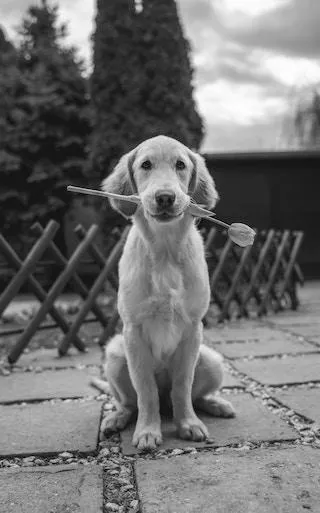
#> input picture Images/Min_Filter.webp, 320 x 513 px, found by its file name
$ jupyter execute Min_Filter.ipynb
#> lines starting #> are read from the running program, lines starting #| are printed output that depends on the picture
[cell 1]
#sarinakasaiyan
import cv2
import numpy as np
import matplotlib.pyplot as plt
# Read the image
image = cv2.imread('/content/Min_Filter.webp')
#> image is the input picture: shape (513, 320, 3); mean B, G, R 112.2, 112.2, 112.2
# Conver RGB image to grayscale
gray_image = cv2.cvtColor(image, cv2.COLOR_BGR2RGB)
# Applying salt noise to the original image
noisy_image = np.copy(gray_image)
noise = np.random.rand(*gray_image.shape)
noisy_image[noise > 1 - 0.5/2] = 255
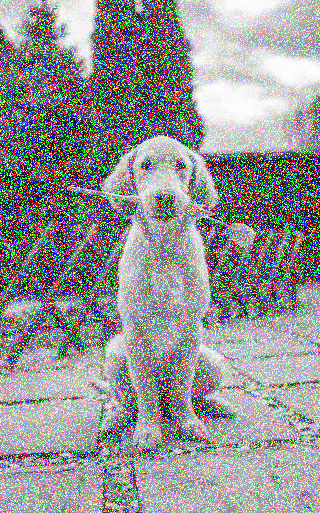
#> noisy_image: shape (513, 320, 3); mean R, G, B 147.7, 148, 148.2
# Apply min filter to the noisy image
filtered_image = cv2.erode(noisy_image, np.ones((3, 3)), iterations=1)
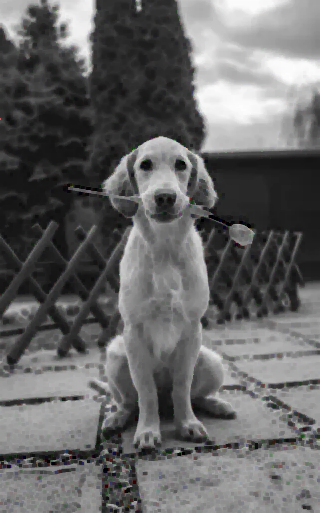
#> filtered_image: shape (513, 320, 3); mean R, G, B 101.6, 101.6, 101.6
# Display images
plt.figure('figsize=(15, 8)')
plt.subplot(1, 3, 1)
plt.imshow(cv2.cvtColor(image, cv2.COLOR_BGR2RGB))
plt.title('Original Image')
plt.axis('off')
plt.subplot(1, 3, 2)
plt.imshow(noisy_image, cmap='gray')
plt.title('Noisy Image')
plt.axis('off')
plt.subplot(1, 3, 3)
plt.imshow(filtered_image, cmap='gray')
plt.title('Filtered Image')
plt.axis('off')
plt.show()
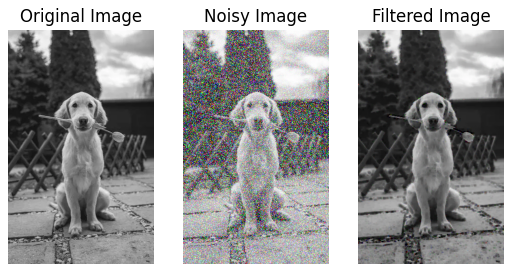
#> figure drawn by matplotlib, 3 panels

$ run again, with Images/Add_Laplacian_To_Original_Image.jpg.webp copied over Images/Min_Filter.webp
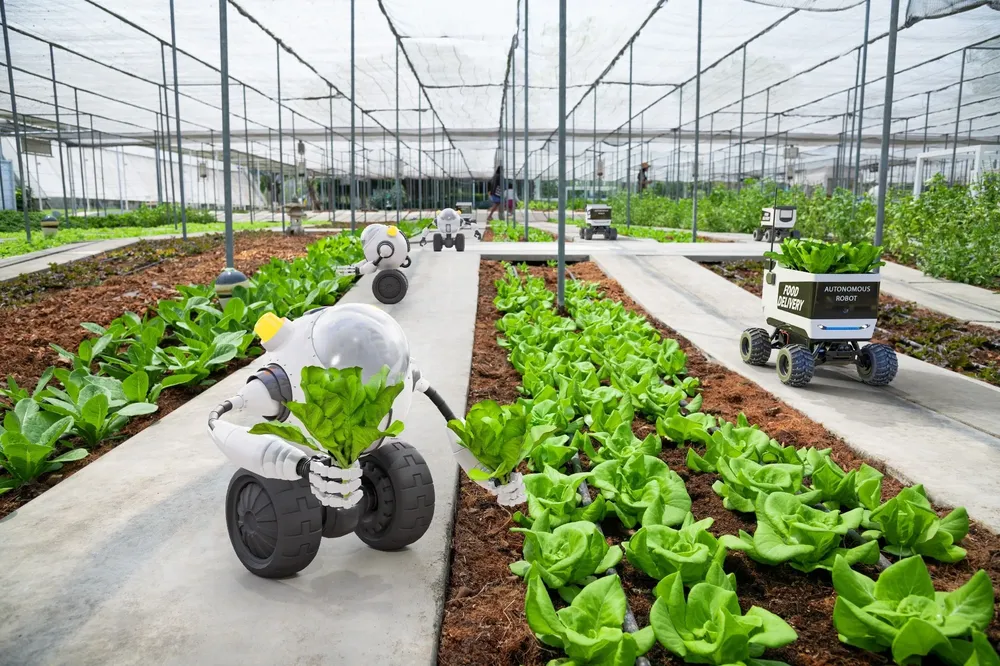
#> input picture Images/Add_Laplacian_To_Original_Image.jpg.webp, 1000 x 666 px, shrunk from 2000 x 1333 before the run, found by its file name
#> image is the input picture: shape (666, 1000, 3); mean B, G, R 129.3, 161.3, 149.7
#> `noisy_image[noise > 1 - 0.5/2] = 255`:
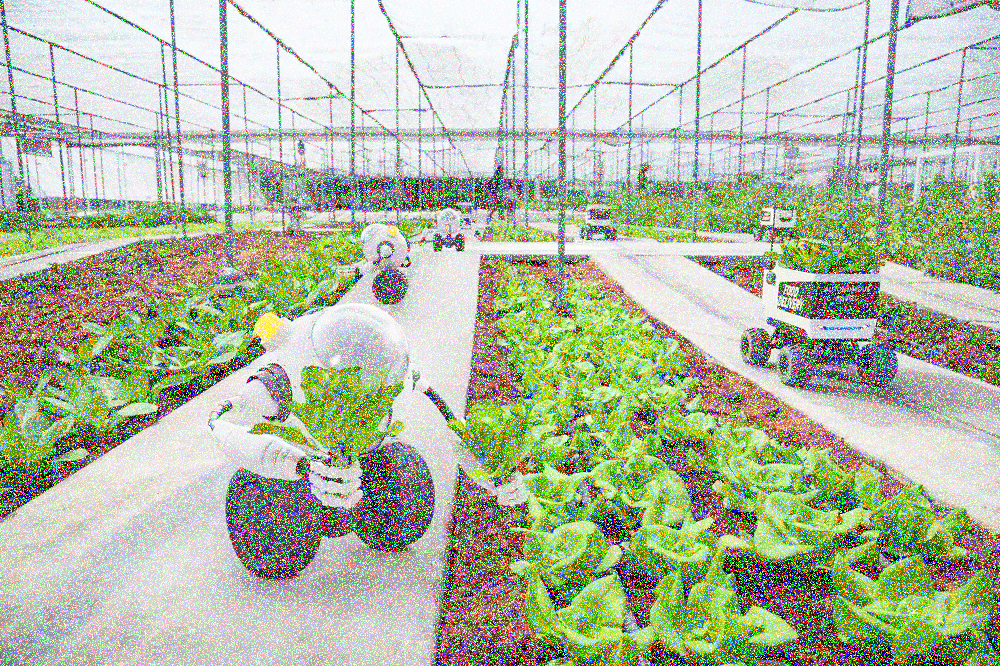
#> noisy_image: shape (666, 1000, 3); mean R, G, B 176.1, 184.7, 160.8
#> `plt.show()`:
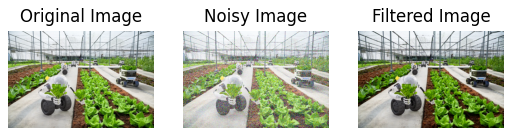
#> figure drawn by matplotlib, 3 panels

$ run again, with Images/Ideal_High_Pass_Filter.webp copied over Images/Min_Filter.webp
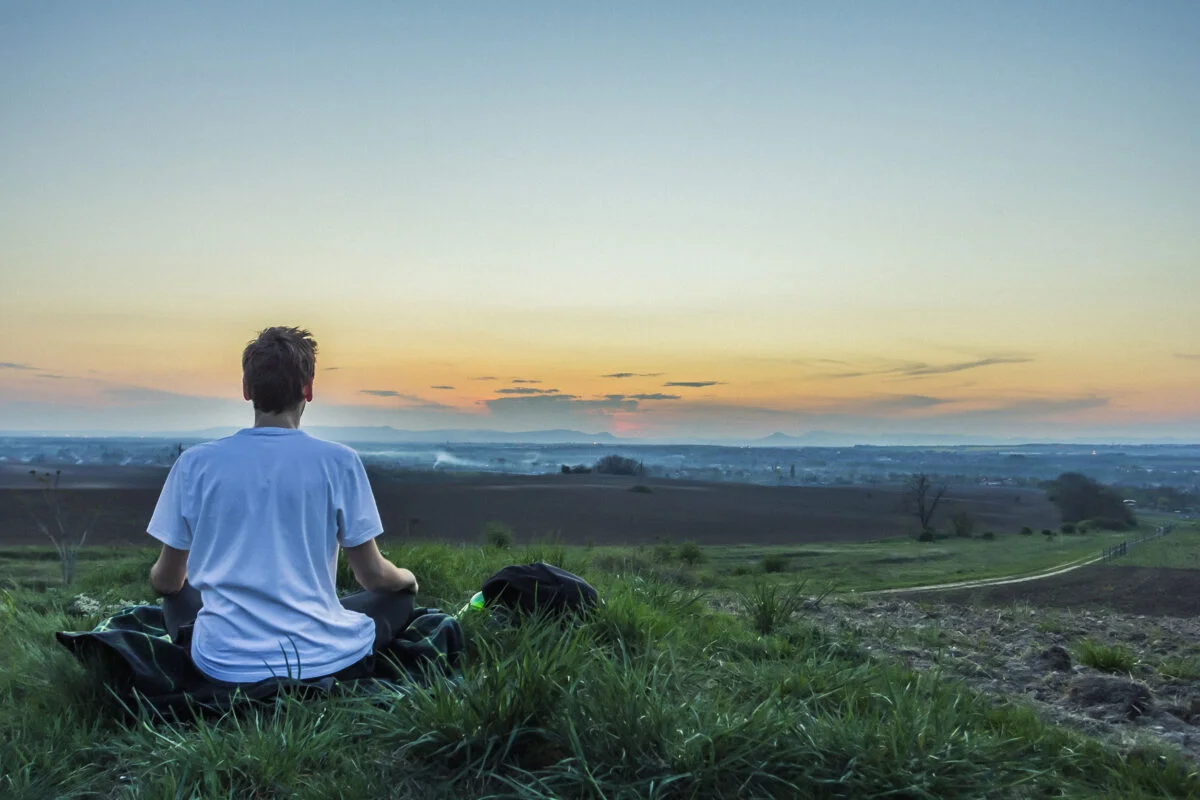
#> input picture Images/Ideal_High_Pass_Filter.webp, 1200 x 800 px, found by its file name
#> image is the input picture: shape (800, 1200, 3); mean B, G, R 137.2, 140.2, 125.4
#> `noisy_image[noise > 1 - 0.5/2] = 255`:
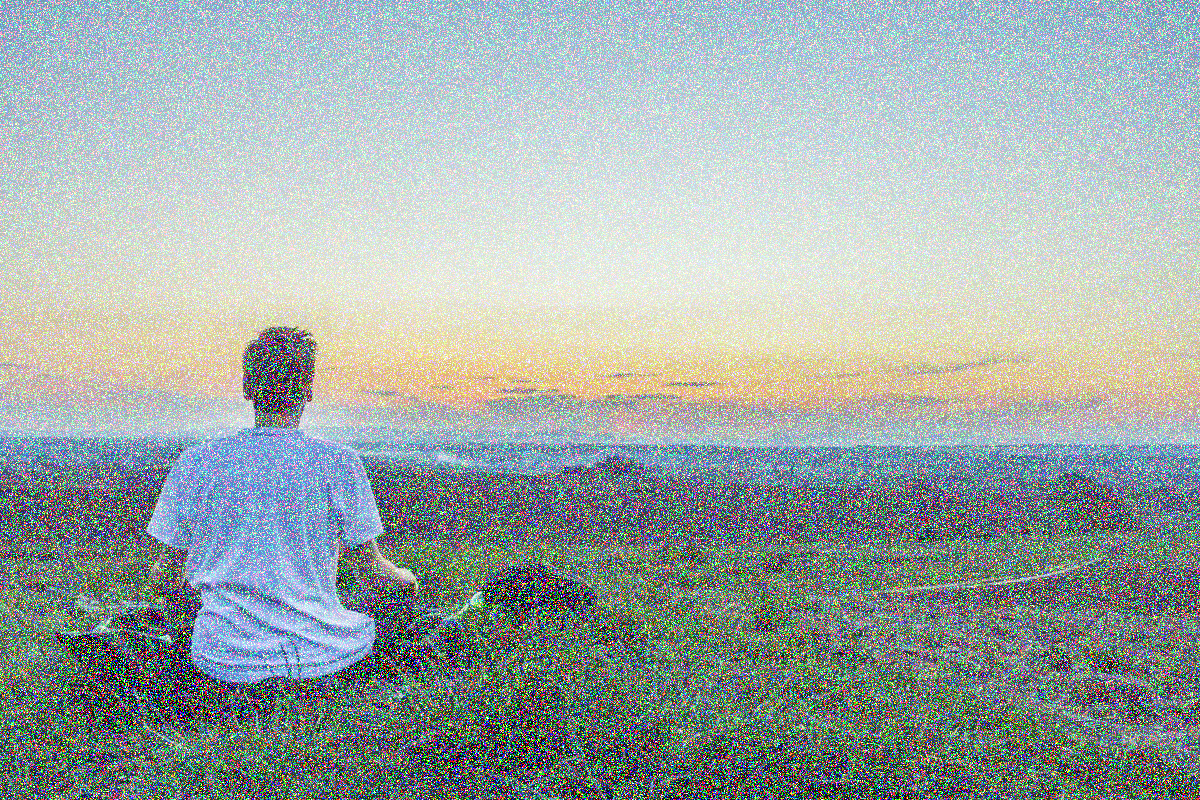
#> noisy_image: shape (800, 1200, 3); mean R, G, B 157.7, 168.9, 166.7
#> `plt.show()`:
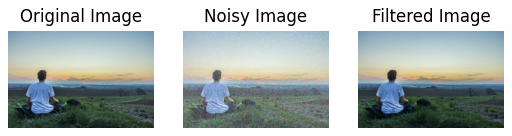
#> figure drawn by matplotlib, 3 panels

$ run again, with Images/Adjust_Intensity_Values.jpg saved as Images/Min_Filter.webp
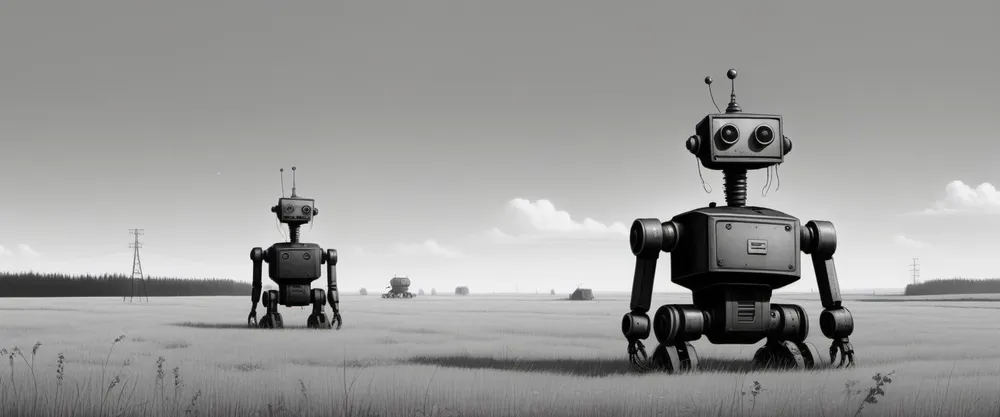
#> input picture Images/Adjust_Intensity_Values.jpg, 1000 x 417 px, shrunk from 1536 x 640 before the run, found by its file name
#> image is the input picture: shape (417, 1000, 3); mean B, G, R 152.8, 153.9, 153.8
#> `noisy_image[noise > 1 - 0.5/2] = 255`:
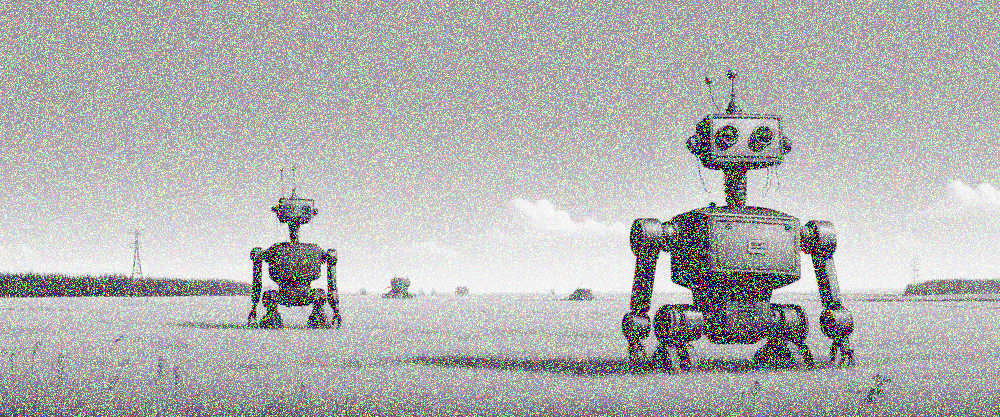
#> noisy_image: shape (417, 1000, 3); mean R, G, B 179.1, 179.2, 178.5
#> `plt.show()`:
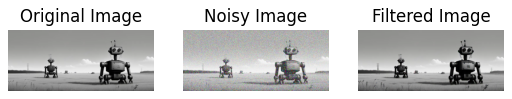
#> figure drawn by matplotlib, 3 panels
